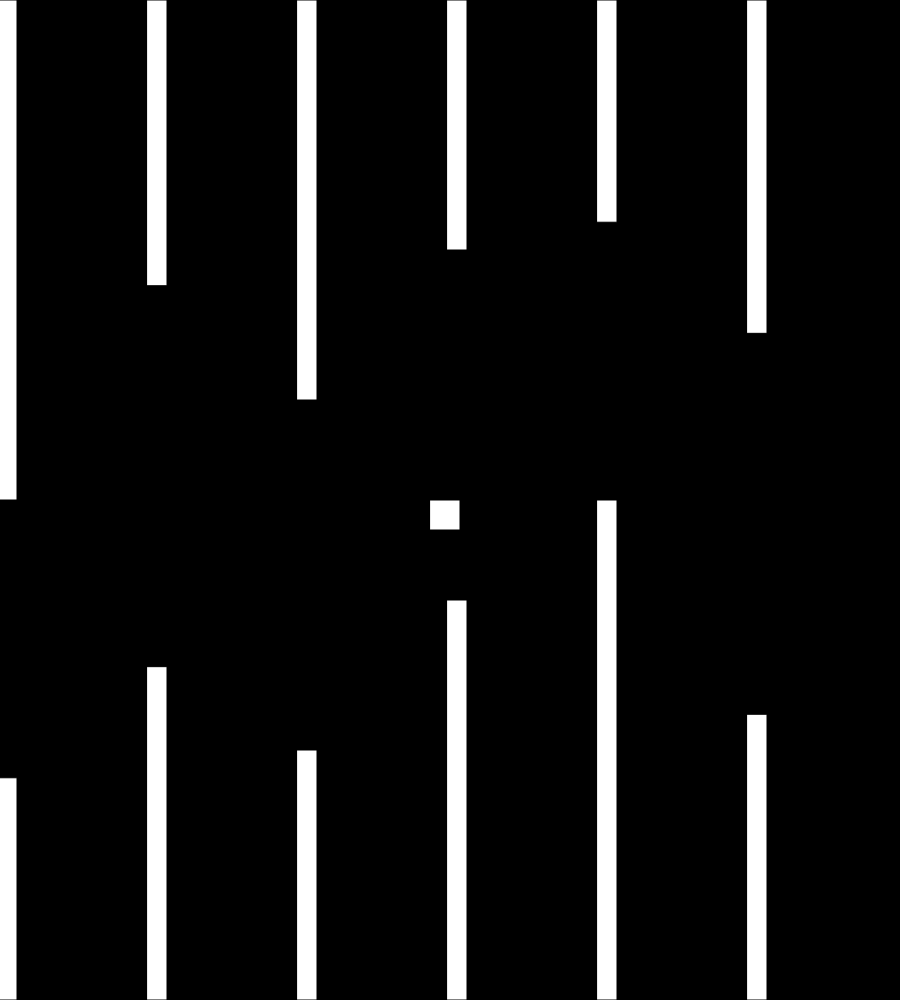
Frame 1 (no input)
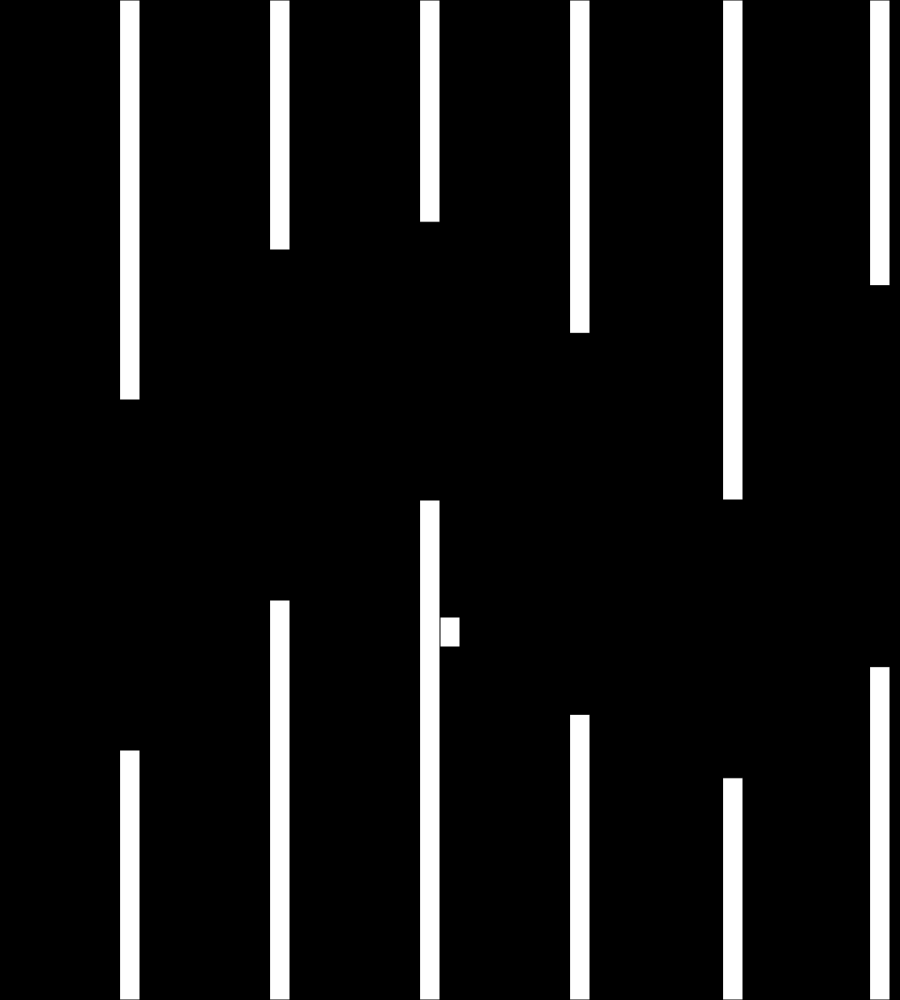
Frame 60 (no input)
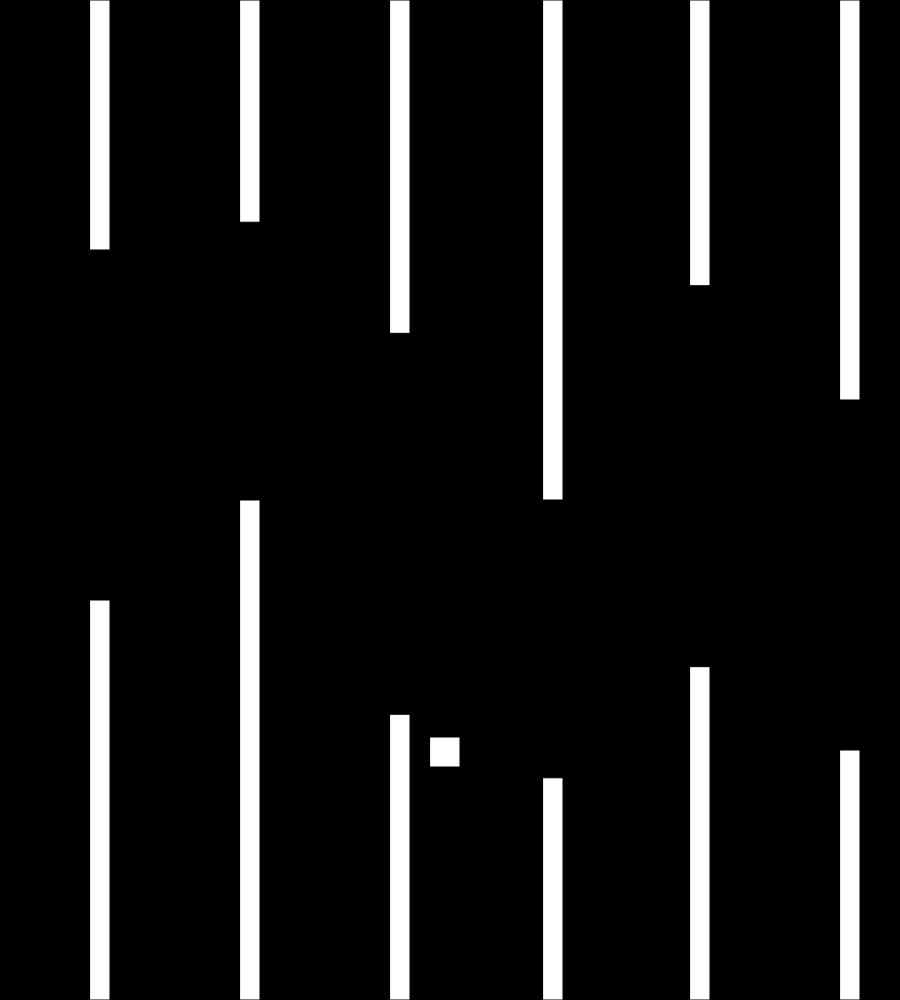
Frame 120 (the mouse pressed at the canvas centre since frame 60)

The p5.js sketch that drew these frames (run headless with seeded random() and noise() and a simulated clock; from frame 60 on, the mouse is pressed at the canvas centre):

// p5.js sketch
// ── sketch.js
// 最終課題を制作しよう

let player;
let x,y,vx,vy,a,b,c,d,e;
const g=1; //重力
const vyMax=2;

function setup(){
  createCanvas(900,windowHeight);
  x=0;
  a=150;
  b=300
  c=450
  d=600
  e=750
  y=height/2;
  vy=0.01;
  
}
function draw(){
  
  background(0);
  rect(430,y,30,30);
  
  vy+=g; //重力は「速度の変化量」
  vy=constrain(vy,-vyMax,vyMax);//速度が大きくなりすぎないように調整
 if(keyIsDown("A".charCodeAt(0)))
   {y+=-vy}
  else{y+=vy}
  y=constrain(y,0,height);

  x-=3
  a-=3
  b-=3
  c-=3
  d-=3
  e-=3
  
 

  

  rect(x,0,20,height/2);
  rect(x,height-height/4.5,20,height/4.5);
  rect(a,0,20,height/3.5);
  rect(a,height-height/3,20,height/3)
  rect(b,0,20,height/2.5);
  rect(b,height-height/4,20,height/4);
  rect(c,0,20,height/4);
  rect(c,height-height/2.5,20,height/2.5);
  rect(d,0,20,height/4.5);
  rect(d,height-height/2,20,height/2);
  rect(e,0,20,height/3);
  rect(e,height-height/3.5,20,height/3.5)
 
if(x<=0){
  x=900
  }
if(a<=0){
  a=900
  }
if(b<=0){
  b=900
  }
if(c<=0){
  c=900
  }
if(d<=0){
  d=900
  }
if(e<=0){
  e=900
  }

  


  function drew(){
    collisionDetect();
  }

  function collisionDetect(){
    const left1 = 430; // 矩形1の左端は矩形1のx位置 
    const right2x = x + 20 ;//矩形2の右端は矩形2のx位置に矩形2の幅を足した位置
    const right2a = a + 20 ;//矩形2の右端は矩形2のx位置に矩形2の幅を足した位置
    const right2b = b + 20 ;//矩形2の右端は矩形2のx位置に矩形2の幅を足した位置 
    const right2c = c + 20 ;//矩形2の右端は矩形2のx位置に矩形2の幅を足した位置
    const right2d = d + 20 ;//矩形2の右端は矩形2のx位置に矩形2の幅を足した位置
    const right2e = e + 20 ;//矩形2の右端は矩形2のx位置に矩形2の幅を足した位置
    const top1 = y; // 矩形1の上端は矩形1のy位置 
    const bottom2upx= height/2; // 矩形2の下端は矩形2のy位置に矩形2の高さを足した位置 
    const bottom2upa= height/3.5; // 矩形2の下端は矩形2のy位置に矩形2の高さを足した位置
    const bottom2upb= height/2.5; // 矩形2の下端は矩形2のy位置に矩形2の高さを足した位置
    const bottom2upc= height/4; // 矩形2の下端は矩形2のy位置に矩形2の高さを足した位置
    const bottom2upd= height/4.5; // 矩形2の下端は矩形2のy位置に矩形2の高さを足した位置
    const bottom2upe= height/3; // 矩形2の下端は矩形2のy位置に矩形2の高さを足した位置
    const bottom2down= height; // 矩形2の下端は矩形2のy位置に矩形2の高さを足した位置
    const right1 = 460; //矩形1の右端は矩形1のx位置に矩形1の幅を足した位置 
    const left2x = x; // 矩形2の左端は矩形2のx位置
    const left2a = a; // 矩形2の左端は矩形2のx位置
    const left2b = b; // 矩形2の左端は矩形2のx位置
    const left2c = c; // 矩形2の左端は矩形2のx位置
    const left2d = d; // 矩形2の左端は矩形2のx位置
    const left2e = e; // 矩形2の左端は矩形2のx位置
    const bottom1 = y+30; // 矩形1の下端は矩形1のy位置に矩形1の高さを足した位置 
    const top2up = 0; //矩形2の上端は矩形2のy位置
    const top2downx = height-height/4.5; //矩形2の上端は矩形2のy位置
    const top2downa = height-height/3; //矩形2の上端は矩形2のy位置
    const top2downb = height-height/4; //矩形2の上端は矩形2のy位置
    const top2downc = height-height/2.5; //矩形2の上端は矩形2のy位置
    const top2downd = height-height/2; //矩形2の上端は矩形2のy位置
    const top2downe = height-height/3.5; //矩形2の上端は矩形2のy位置

    if(left1<right2x&&top1<bottom2upx&&right1>left2x&&bottom1>top2up){
      text("GAME OVER",150,200)
    }
  }

 //流れる四角形にあたるとゲームオーバーになるという設定がチャレンジしましたができませんでした。
}
